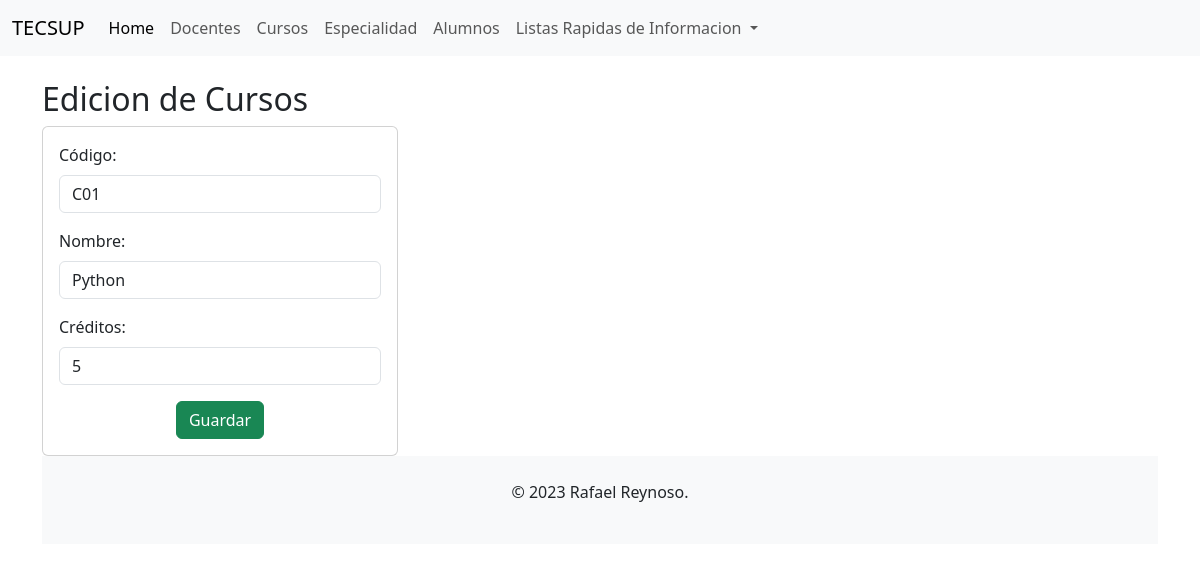
/edicioncurso/C01, run on the app's committed database.
### Aplicaciones/Academicos/models.py (models this page shows, shortened)
class Curso(models.Model):
    codigo = models.CharField(primary_key=True, max_length=6)
    nombre = models.CharField(max_length=50)
    creditos = models.PositiveSmallIntegerField()

### Aplicaciones/Academicos/views.py (the view)
# urls.py: path('edicioncurso/<codigo>', views.edicioncurso),
def edicioncurso(request, codigo):
    curso = Curso.objects.get(codigo = codigo)
    return render(request, "EdicionCursos.html",{"curso":curso})

### Aplicaciones/Academicos/templates/EdicionCursos.html (shortened to what this page needs)
{% extends './Base.html' %}
{% block body %}
<div class="row">
    <div class="col-sm-12 col-md-6 col-lg-4 col-xl-4">
        <h2>Edicion de Cursos</h2>
        <div class="card">
            <div class="card-body">
                <form action="/editarcurso" method="POST">
                    <div class="mb-3">
                        <label for="txtcodigo" class="form-label">Código:</label>
                        <input type="text" name="txtcodigo" class="form-control" id="txtcodigo" value="{{curso.codigo}}" readonly>
                    </div>
                    <div class="mb-3">
                        <label for="txtnombre" class="form-label">Nombre:</label>
                        <input type="text" name="txtnombre" class="form-control" id="txtnombre" value="{{curso.nombre}}">
                    </div>
                    <div class="mb-3">
                        <label for="numcreditos" class="form-label">Créditos:</label>
                        <input type="number" name="numcreditos" class="form-control" id="numcreditos" value="{{curso.creditos}}">
                    </div>
                    <div class="text-center">
                        <button type="submit" class="btn btn-success">Guardar</button>
                    </div>
                </form>
            </div>
        </div>
    </div>
{% endblock %}

### Aplicaciones/Academicos/templates/Base.html (style rules this page uses)
html, body { height: 100%; }
body { display: flex; flex-direction: column; }

### data on the page
Curso: txtcodigo "C01", txtnombre "Python", numcreditos "5"
